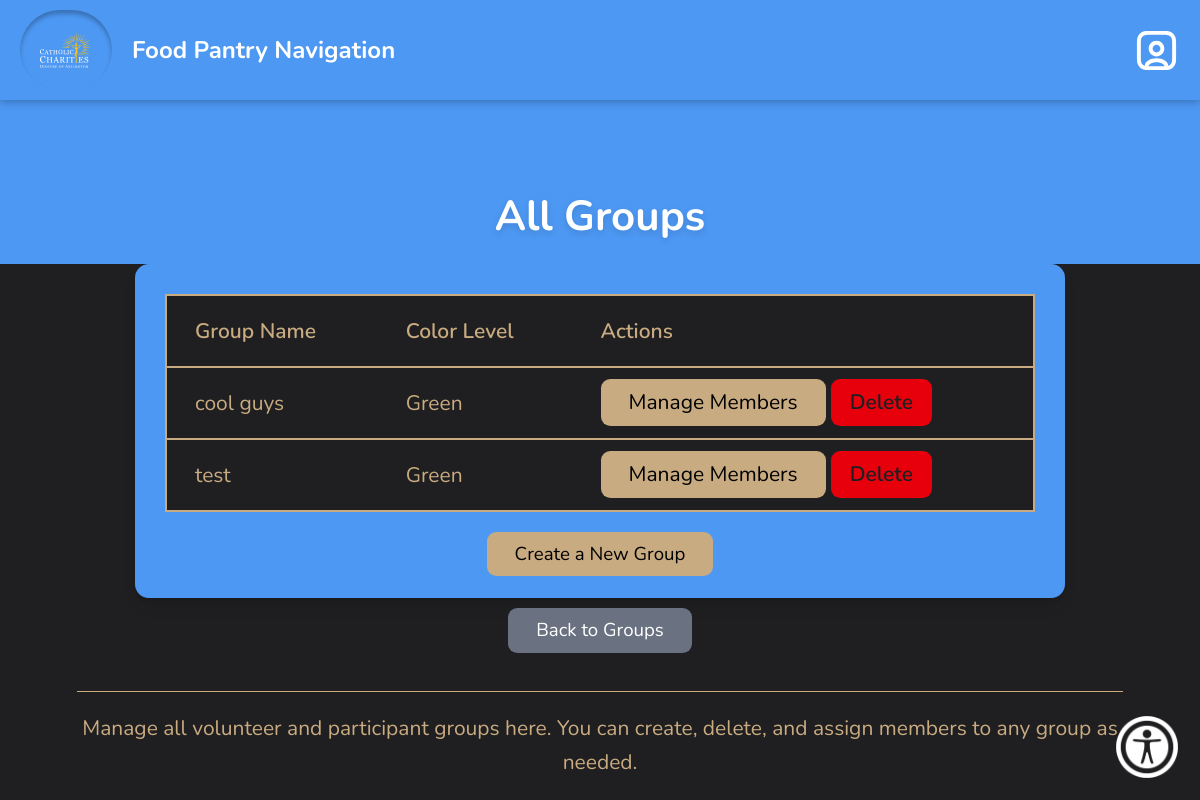
/showGroups.php (signed in), run on the app's committed database.
### tables this page shows
CREATE TABLE `dbgroups` (
  `group_name` varchar(255) NOT NULL,
  `color_level` varchar(50) NOT NULL
);

### database/dbGroups.php (called while the page is built, shortened)
<?php
include_once(dirname(__FILE__).'/../domain/Groups.php');
function get_all_groups() {
    $con = connect();
    $query = "SELECT * FROM dbgroups";
    $result = mysqli_query($con, $query);
    $groups = [];
    while ($row = mysqli_fetch_assoc($result)) {
        $group = new Group($row['group_name'], $row['color_level']);
        $groups[] = $group;
    }
    return $groups;
}

### domain/Groups.php (called while the page is built)
<?php
class Group {
    private $group_name;
    private $color_level;
    function __construct($group_name, $color_level) {
        $this->group_name = $group_name;
        $this->color_level = $color_level;
    }
    function get_group_name() {
        return $this->group_name;
    }
    function get_color_level() {
        return $this->color_level;
    }
}

### showGroups.php (the view, shortened to what this page needs)
<?php
require_once 'database/dbGroups.php';
require_once 'domain/Groups.php';
$groups = get_all_groups();
?>
<!DOCTYPE html>
<html lang="en">
<head>
  	<link href="css/normal_tw.css" rel="stylesheet">
<?php
require_once('header.php');
?>
</head>
<body>
    <header class="hero-header">
        <div class="center-header">
            <h1>All Groups</h1>
        </div>
    </header>
    <main>
        <div class="main-content-box w-[80%] p-6">
            <table>
                <thead>
                    <tr>
                        <th>Group Name</th>
                        <th>Color Level</th>
                        <th>Actions</th>
                    </tr>
                </thead>
                <tbody>
                    <?php if (!empty($groups)): ?>
                        <?php foreach ($groups as $group): ?>
                            <tr>
                                <td><?php echo htmlspecialchars($group->get_group_name()); ?></td>
                                <td><?php echo ucfirst($group->get_color_level()); ?></td>
                                <td>
                                    <a href="manageMembers.php?group_name=<?php echo urlencode($group->get_group_name()); ?>" class="blue-button">Manage Members</a>
                                    <a href="deleteGroup.php?group_name=<?php echo urlencode($group->get_group_name()); ?>" class="delete-button" onclick="return confirm('Are you sure you want to delete this group?')">Delete</a>
                                </td>
                            </tr>
                        <?php endforeach; ?>
                    <?php else: ?>
                        <tr><td colspan="3">No groups found.</td></tr>
                    <?php endif; ?>
                </tbody>
            </table>
            <div class="text-center mt-6">
                <a href="createGroup.php" class="blue-button">Create a New Group</a>
            </div>
        </div>
        <div class="text-center mt-4">
                <a href="groupManagement.php" class="return-button">Back to Groups</a>
            </div>
        <div class="info-section">
            <div class="blue-div"></div>
            <p class="info-text">
                Manage all volunteer and participant groups here. You can create, delete, and assign members to any group as needed.
            </p>
        </div>
    </main>
</body>
</html>

### showGroups.php (style rules this page uses)
body, main { background-color: #1F1F21; }
.info-section .info-text { color: #C9AB81; }
.blue-div { background-color: #C9AB81; }
.main-content-box table, .main-content-box table thead, .main-content-box table thead tr, .main-content-box table tbody tr, .main-content-box table th, .main-content-box table td { background-color: #1F1F21; color: #C9AB81; border-color: #C9AB81; }
.main-content-box { background-color: #1F1F21 !important; }
.blue-button { background-color: #C9AB81; color: black; }

### data on the page
dbgroups: group_name "cool guys", color_level "Green"
dbgroups: group_name "test", color_level "Green"
